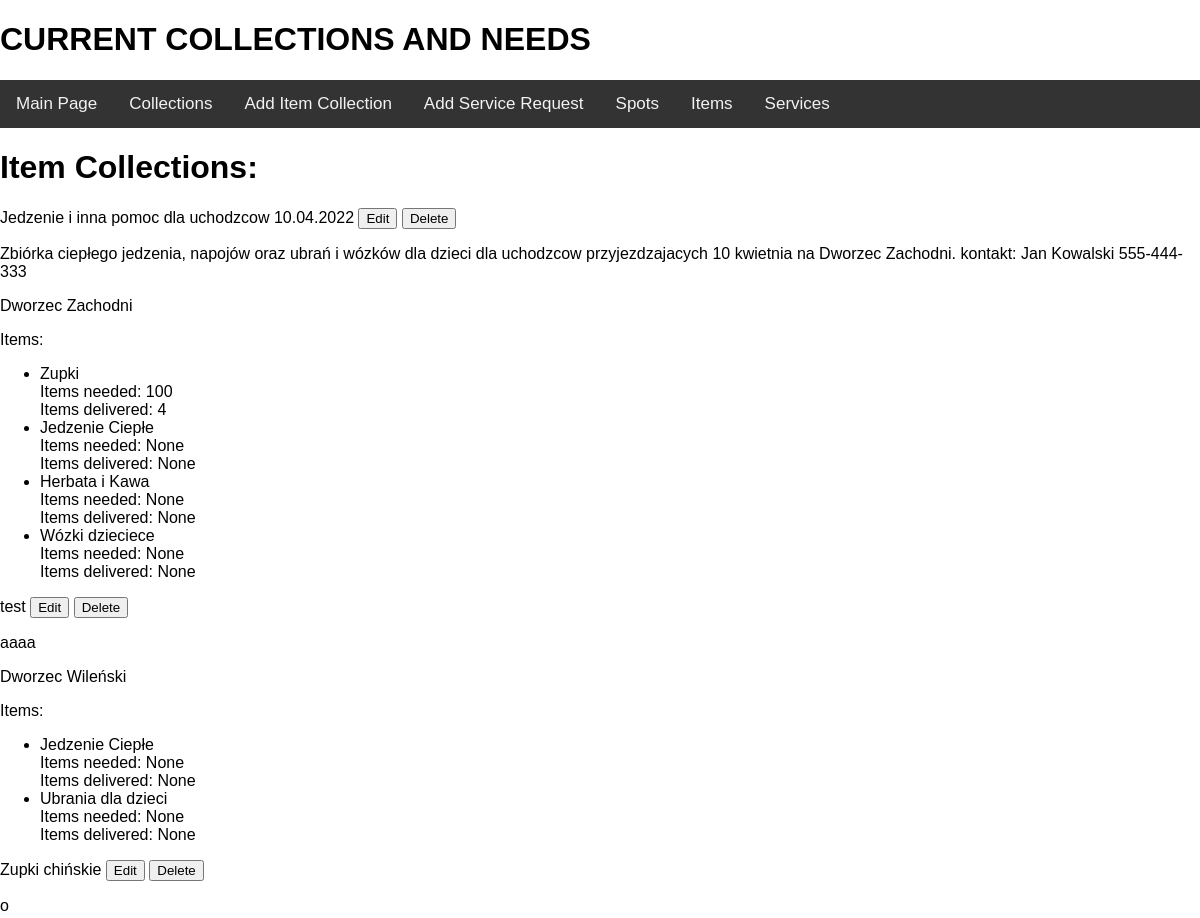
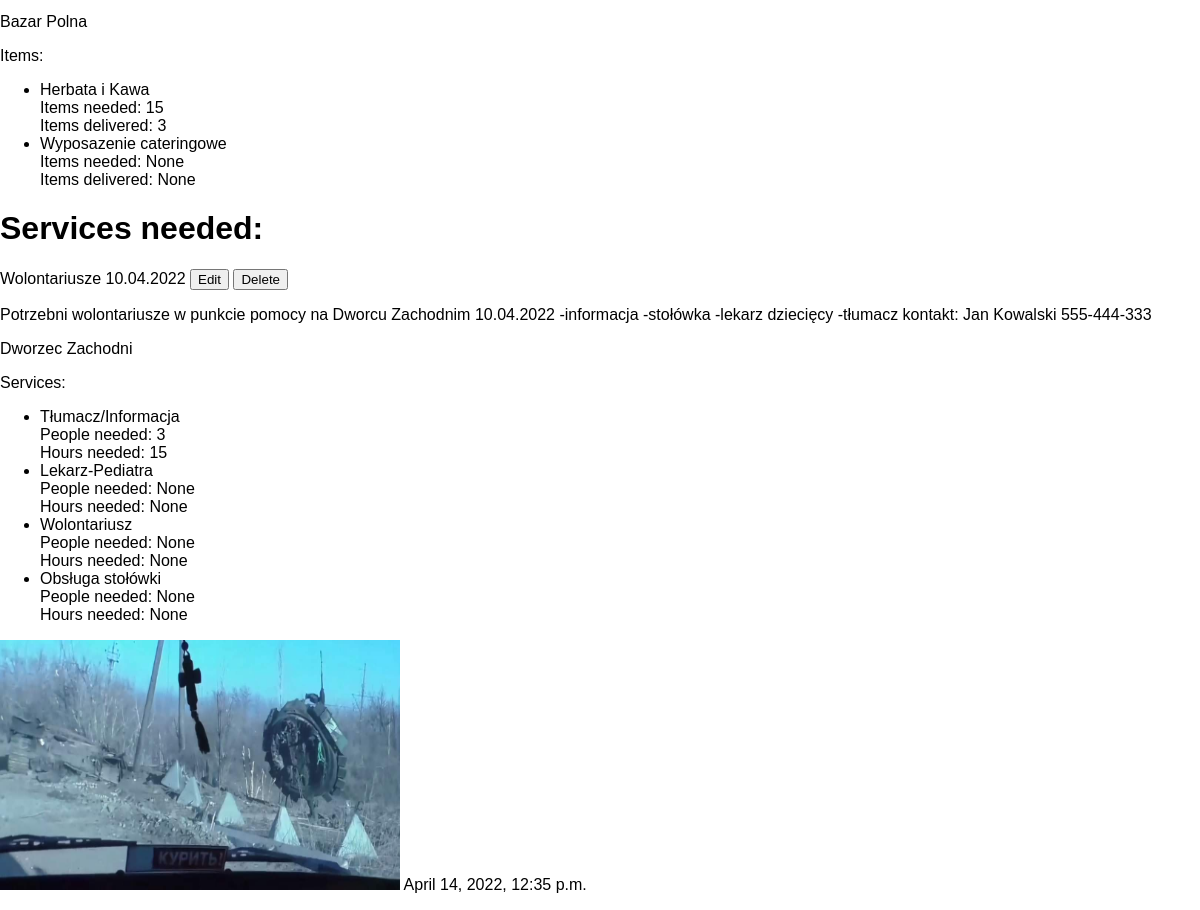
Screenshot of /AidplannerApp/collections/ with the database file from the repository (2 pictures, top to bottom).
### AidplannerApp/models.py (models this page shows, shortened)
class ItemCollection(models.Model):
    name = models.CharField(max_length=128)
    spot = models.ForeignKey(Spot, on_delete=models.CASCADE, null=True)
    description = models.TextField(null=True)
    created = models.DateTimeField(auto_now_add=True)
    items = models.ManyToManyField(Item, through='ItemCollectionItems')

class Spot(models.Model):
    def __str__(self):
        return self.name
    name = models.CharField(max_length=64)
    address = models.CharField(max_length=128)
    details = models.TextField(null=True)

class ItemCollectionItems(models.Model):
    item = models.ForeignKey(Item, on_delete=models.CASCADE)
    itemcollection = models.ForeignKey(ItemCollection, on_delete=models.CASCADE)
    number_needed = models.IntegerField(null=True)
    number_delivered = models.IntegerField(null=True)

class Item(models.Model):
    name = models.CharField(max_length=64)
    description = models.CharField(max_length=360)

class ServiceCollection(models.Model):
    name = models.CharField(max_length=128)
    spot = models.ForeignKey(Spot, on_delete=models.CASCADE, null=True)
    description = models.TextField(null=True)
    created = models.DateTimeField(auto_now_add=True)
    services = models.ManyToManyField(Service, through='ServiceCollectionServices')

class ServiceCollectionServices(models.Model):
    service = models.ForeignKey(Service, on_delete=models.CASCADE)
    servicecollection = models.ForeignKey(ServiceCollection, on_delete=models.CASCADE)
    people_needed = models.IntegerField(null=True)
    hours_needed = models.IntegerField(null=True)

class Service(models.Model):
    name = models.CharField(max_length=64)
    description = models.CharField(max_length=640)

### AidplannerApp/views.py (the view)
# urls.py: path('collections/', views.ShowCollectionsView.as_view(), name='collections'),
class ShowCollectionsView(View):
    def get(self, request):
        itemlist = ItemCollection.objects.all()
        servicelist = ServiceCollection.objects.all()
        return render(request, 'collectionsEXTEN.html', {'date': timezone.now(), "itemcollections": itemlist, "servicecollections": servicelist})

### templates/collectionsEXTEN.html (shortened to what this page needs)
{%  extends 'collections.html' %}
{%  block MAINBLOCK %}
    <h1>Item Collections:</h1>
{% for collection in itemcollections %}
    <p>{{ collection.name }}
        <a href="update_item_collection/{{ collection.id }}/"><button>Edit</button></a>
        <a href="delete_item_collection/{{ collection.id }}/"><button>Delete</button></a></p>
    <p>{{ collection.description }}</p>
    <p>{{ collection.spot.name }}</p>
    Items:
    <ul>
    {% for item in collection.itemcollectionitems_set.all %}
    <li>{{ item.item.name }}<br> Items needed: {{ item.number_needed }}<br>Items delivered: {{ item.number_delivered }}</li>
    {% endfor %}
    </ul>
{%  endfor %}
    <h1>Services needed:</h1>
{% for collection in servicecollections %}
    <p>{{ collection.name }}
        <a href="update_service_collection/{{ collection.id }}/"><button>Edit</button></a>
        <a href="delete_service_collection/{{ collection.id }}/"><button>Delete</button></a></p>
    <p>{{ collection.description }}</p>
    <p>{{ collection.spot }}</p>
        Services:
    <ul>
    {% for service in collection.servicecollectionservices_set.all %}
    <li>{{ service.service.name }}<br>People needed: {{ service.people_needed }}<br>Hours needed: {{ service.hours_needed }}</li>
    {% endfor %}
    </ul>
{%  endfor %}
{% endblock %}

### AidplannerApp/static/css/base.css (style rules this page uses)
body { margin: 0; font-family: Arial, Helvetica, sans-serif; }
:root { --link-color: #ff6600; --light-link-color: #fffffa; --background-color: #4b4c4a; --lighter-background-color: #5a615f; --lighter-text-color: #9fa292; --dark-text: #000000; --blue: #007bff; --yellow: #ffc107; --green: #1e7e34; font-size: 16px; }

### rows the page displays
ItemCollection: name "Jedzenie i inna pomoc dla uchodzcow 10.04.2022", description "Zbiórka ciepłego jedzenia, napojów oraz ubrań i wózków dla dzieci dla uchodzcow przyjezdzajacych 10 kwietnia na Dworzec Zachodni. kontakt: Jan Kowalski 555-444-333", spot.name "Dworzec Zachodni"
ItemCollectionItems: item.name "Zupki", number_needed "100", number_delivered "4"
ItemCollectionItems: item.name "Jedzenie Ciepłe", number_needed "None", number_delivered "None"
ItemCollectionItems: item.name "Herbata i Kawa", number_needed "None", number_delivered "None"
ItemCollectionItems: item.name "Wózki dzieciece", number_needed "None", number_delivered "None"
ItemCollection: name "test", description "aaaa", spot.name "Dworzec Wileński"
ItemCollectionItems: item.name "Jedzenie Ciepłe", number_needed "None", number_delivered "None"
ItemCollectionItems: item.name "Ubrania dla dzieci", number_needed "None", number_delivered "None"
ItemCollection: name "Zupki chińskie", description "o", spot.name "Bazar Polna"
ItemCollectionItems: item.name "Herbata i Kawa", number_needed "15", number_delivered "3"
ItemCollectionItems: item.name "Wyposazenie cateringowe", number_needed "None", number_delivered "None"
ServiceCollection: name "Wolontariusze 10.04.2022", description "Potrzebni wolontariusze w punkcie pomocy na Dworcu Zachodnim 10.04.2022 -informacja -stołówka -lekarz dziecięcy -tłumacz kontakt: Jan Kowalski 555-444-333", spot "Dworzec Zachodni"
ServiceCollectionServices: service.name "Tłumacz/Informacja", people_needed "3", hours_needed "15"
ServiceCollectionServices: service.name "Lekarz-Pediatra", people_needed "None", hours_needed "None"
ServiceCollectionServices: service.name "Wolontariusz", people_needed "None", hours_needed "None"
ServiceCollectionServices: service.name "Obsługa stołówki", people_needed "None", hours_needed "None"
